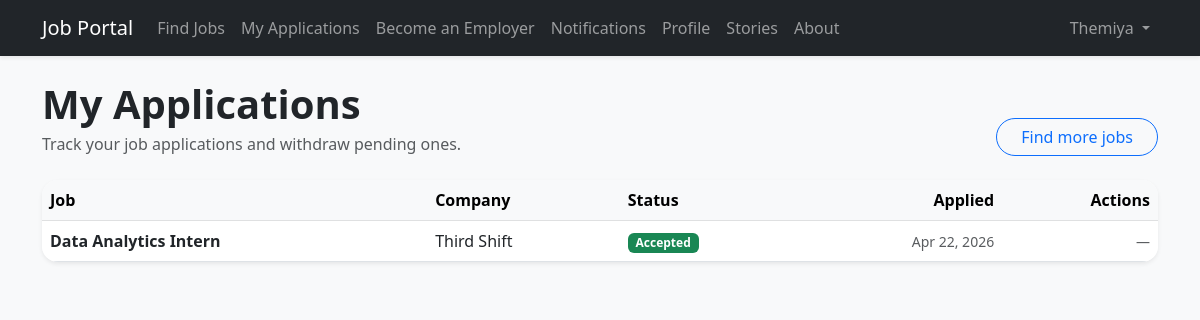
The app's page /applications/my/ (signed in) with its own data.
### applications/models.py (models this page shows, shortened)
class Application(models.Model):
    STATUS_CHOICES = [
        ('Pending', 'Pending'),
        ('Accepted', 'Accepted'),
        ('Rejected', 'Rejected'),
    ]
    user = models.ForeignKey(User, on_delete=models.CASCADE)
    job = models.ForeignKey(Job, on_delete=models.CASCADE)
    applied_date = models.DateTimeField(auto_now_add=True)
    status = models.CharField(max_length=20, choices=STATUS_CHOICES, default='Pending')
    class Meta:
        constraints = [
            models.UniqueConstraint(fields=["user", "job"], name="unique_application_per_user_job"),
        ]

### jobs/models.py (models this page shows, shortened)
class Job(models.Model):
    title = models.CharField(max_length=100)
    description = models.TextField()
    company = models.CharField(max_length=100)
    created_by = models.ForeignKey(User, on_delete=models.CASCADE)

### applications/views.py (the view)
# urls.py: path('my/', views.my_applications, name='my_applications'),
@login_required
def my_applications(request):
    apps = Application.objects.select_related("job").filter(user=request.user).order_by("-applied_date")
    return render(request, "my_applications.html", {"apps": apps})

### jobportal/context_processors.py (called while the page is built)
def unread_notifications_count(request):
    if not getattr(request, "user", None) or not request.user.is_authenticated:
        return {"unread_notifications_count": 0}
    return {
        "unread_notifications_count": Notification.objects.filter(
            recipient=request.user, is_read=False
        ).count()
    }

### applications/templates/my_applications.html
{% extends 'base.html' %}
{% block content %}
<div class="d-flex flex-wrap justify-content-between align-items-end gap-3 mb-4">
  <div>
    <h1 class="fw-bold mb-1">My Applications</h1>
    <p class="text-muted mb-0">Track your job applications and withdraw pending ones.</p>
  </div>
  <a class="btn btn-outline-primary rounded-pill px-4" href="{% url 'job_list' %}">Find more jobs</a>
</div>
<div class="card shadow-sm border-0 rounded-4 overflow-hidden">
  <div class="table-responsive">
    <table class="table table-hover align-middle mb-0">
      <thead class="table-light">
        <tr>
          <th>Job</th>
          <th>Company</th>
          <th>Status</th>
          <th class="text-end">Applied</th>
          <th class="text-end">Actions</th>
        </tr>
      </thead>
      <tbody>
        {% for app in apps %}
          <tr>
            <td class="fw-semibold">{{ app.job.title }}</td>
            <td>{{ app.job.company }}</td>
            <td>
              <span class="badge {% if app.status == 'Pending' %}text-bg-warning{% elif app.status == 'Accepted' %}text-bg-success{% else %}text-bg-danger{% endif %}">
                {{ app.status }}
              </span>
            </td>
            <td class="text-end text-muted small">{{ app.applied_date|date:"M d, Y" }}</td>
            <td class="text-end">
              {% if app.status == 'Pending' %}
                <button class="btn btn-outline-danger btn-sm" type="button" data-bs-toggle="modal" data-bs-target="#withdrawModal{{ app.id }}">
                  Withdraw
                </button>
                <div class="modal fade" id="withdrawModal{{ app.id }}" tabindex="-1" aria-hidden="true">
                  <div class="modal-dialog modal-dialog-centered">
                    <div class="modal-content">
                      <div class="modal-header">
                        <h5 class="modal-title">Withdraw application?</h5>
                        <button type="button" class="btn-close" data-bs-dismiss="modal" aria-label="Close"></button>
                      </div>
                      <div class="modal-body">
                        <div class="fw-semibold">{{ app.job.title }}</div>
                        <div class="text-muted">{{ app.job.company }}</div>
                        <div class="mt-3">This will remove your application from the employer’s queue.</div>
                      </div>
                      <div class="modal-footer">
                        <button type="button" class="btn btn-outline-secondary" data-bs-dismiss="modal">Cancel</button>
                        <form method="post" action="{% url 'withdraw_application' app.id %}">
                          {% csrf_token %}
                          <button type="submit" class="btn btn-danger">Withdraw</button>
                        </form>
                      </div>
                    </div>
                  </div>
                </div>
              {% else %}
                <span class="text-muted small">—</span>
              {% endif %}
            </td>
          </tr>
        {% empty %}
          <tr>
            <td colspan="5" class="text-center p-5 text-muted">No applications yet.</td>
          </tr>
        {% endfor %}
      </tbody>
    </table>
  </div>
</div>
{% endblock %}

### templates/base.html (shortened to what this page needs)
<!DOCTYPE html>
<html lang="en">
<head>
    <link href="https://cdn.jsdelivr.net/npm/bootstrap@5.3.0/dist/css/bootstrap.min.css" rel="stylesheet">
</head>
<body class="bg-light">
<nav class="navbar navbar-expand-lg navbar-dark bg-dark mb-4 shadow-sm">
    <div class="container">
        <a class="navbar-brand" href="/">Job Portal</a>
        <div class="collapse navbar-collapse" id="mainNavbar">
            <ul class="navbar-nav me-auto mb-2 mb-lg-0">
                {% if user.is_authenticated %}
                  {% if user.groups.all.0.name == 'Employer' %}
                    <li class="nav-item"><a class="nav-link" href="{% url 'job_list' %}">Find Jobs</a></li>
                    <li class="nav-item"><a class="nav-link" href="{% url 'talent_list' %}">Hire Talent</a></li>
                    <li class="nav-item"><a class="nav-link" href="{% url 'my_applications' %}">My Applications</a></li>
                    <li class="nav-item">
                      <a class="nav-link" href="{% url 'notifications_list' %}">
                        Notifications
                        {% if unread_notifications_count %}
                          <span class="badge text-bg-danger rounded-pill ms-1">{{ unread_notifications_count }}</span>
                        {% endif %}
                      </a>
                    </li>
                    <li class="nav-item"><a class="nav-link" href="{% url 'profile_detail' user.id %}">Profile</a></li>
                    <li class="nav-item"><a class="nav-link" href="{% url 'story_list' %}">Stories</a></li>
                    <li class="nav-item"><a class="nav-link" href="{% url 'about_us' %}">About</a></li>
                  {% else %}
                    <li class="nav-item"><a class="nav-link" href="{% url 'job_list' %}">Find Jobs</a></li>
                    <li class="nav-item"><a class="nav-link" href="{% url 'my_applications' %}">My Applications</a></li>
                    <li class="nav-item"><a class="nav-link" href="{% url 'become_employer' %}">Become an Employer</a></li>
                    <li class="nav-item">
                      <a class="nav-link" href="{% url 'notifications_list' %}">
                        Notifications
                      </a>
                    </li>
                    <li class="nav-item"><a class="nav-link" href="{% url 'profile_detail' user.id %}">Profile</a></li>
                    <li class="nav-item"><a class="nav-link" href="{% url 'story_list' %}">Stories</a></li>
                    <li class="nav-item"><a class="nav-link" href="{% url 'about_us' %}">About</a></li>
                  {% endif %}
                {% else %}
                  <li class="nav-item"><a class="nav-link" href="{% url 'job_list' %}">Find Jobs</a></li>
                  <li class="nav-item"><a class="nav-link" href="{% url 'story_list' %}">Stories</a></li>
                  <li class="nav-item"><a class="nav-link" href="{% url 'about_us' %}">About</a></li>
                {% endif %}
            </ul>
            <ul class="navbar-nav ms-auto align-items-lg-center">
                {% if user.is_authenticated %}
                    <li class="nav-item dropdown">
                        <a class="nav-link dropdown-toggle" href="#" role="button" data-bs-toggle="dropdown" aria-expanded="false">
                            {{ user.username }}
                        </a>
                    </li>
                {% endif %}
            </ul>
        </div>
    </div>
</nav>
<div class="container">
    {% block content %}
    {% endblock %}
</div>
</body>
</html>

### records on screen
Application: job "Data Analytics Intern", job.company "Third Shift", status "Accepted", applied_date "Apr 22, 2026"

### other values on screen
{{ user.username }} "Themiya"
